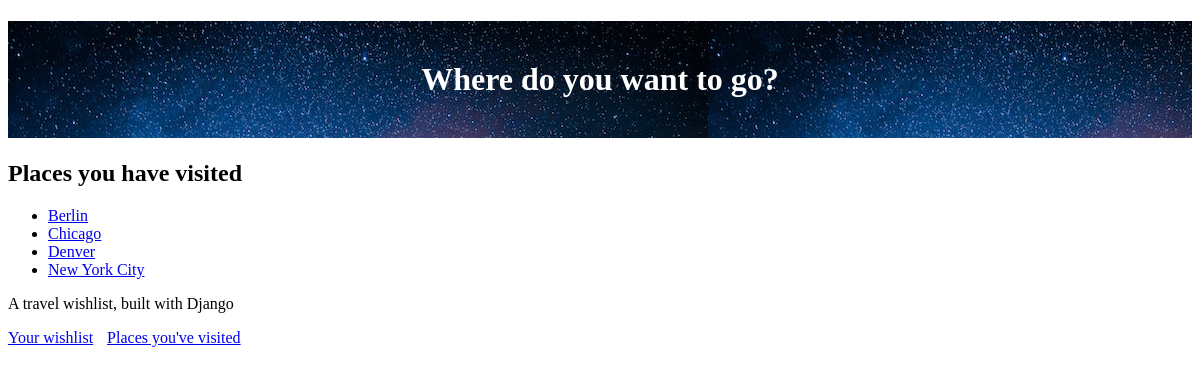
/visited (signed in), run on an earlier commit of the app's database.
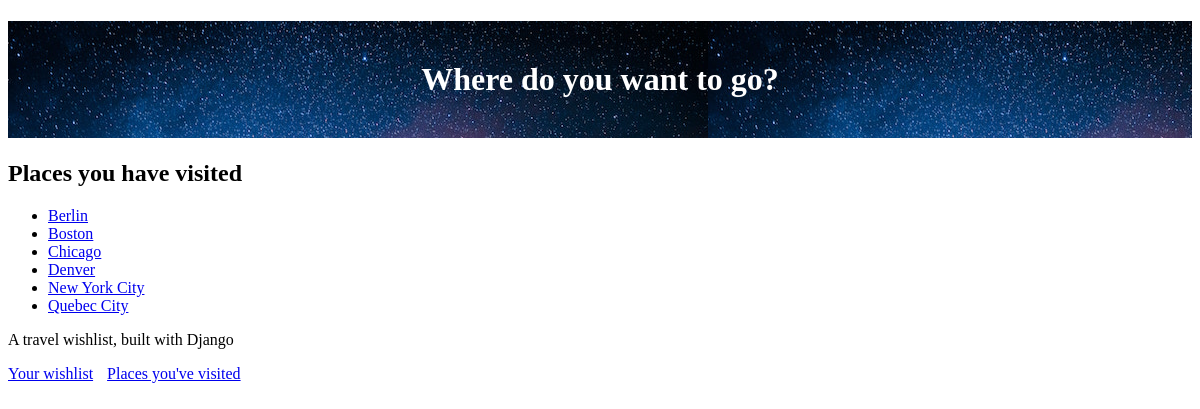
And on a later commit of the database.
### travel_wishlist/models.py (models this page shows, shortened)
class Place(models.Model):
    user = models.ForeignKey('auth.User', null=False, on_delete=models.CASCADE)
    name = models.CharField(max_length=200)
    visited = models.BooleanField(default=False)
    notes = models.TextField(blank=True, null=True)
    date_visited = models.DateField(blank=True, null=True)
    photo = models.ImageField(upload_to= 'user_images/', blank=True, null=True)

### travel_wishlist/views.py (the view)
# urls.py: path('visited', views.places_visited, name='places_visited'),
@login_required
def places_visited(request):
    visited = Place.objects.filter(user=request.user).filter(visited=True).order_by('name')
    return render(request,'travel_wishlist/visited.html', {'visited': visited })

### travel_wishlist/templates/travel_wishlist/visited.html
{% extends 'travel_wishlist/base.html' %}
{% block content %}
<h2>Places you have visited</h2>
{% if visited %}
<ul>
    {% for place in visited %}
        <li>
            <a href="{% url 'place_details' place_pk=place.pk %}">
                {{place.name}}
            </a>
        </li>
    {% endfor %}
</ul>
{% else %}
<p>You have not visited any places yet.</p>
{% endif %}
{% endblock %}

What changed in the data, as far as the page shows it:
now on this page (row edited): Place: name "Boston"
added Place: name "Quebec City"
